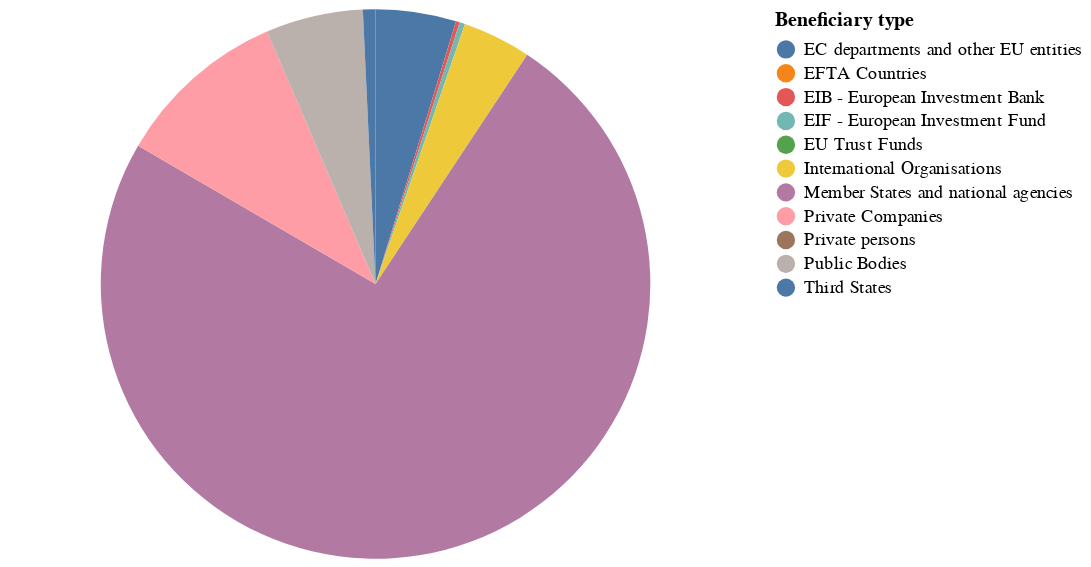

Source (notebook cell):
### Code cell
alt.Chart(pie_chart_data).mark_arc().encode(
    theta=alt.Theta(field="beneficiary_contracted_amount", type="quantitative"),
    color=alt.Color(field="Beneficiary type", type="nominal"),
    tooltip=["Beneficiary type"]
)

### Figure 1 — Vega-Lite specification as saved in the notebook (floating-point values rounded to 4 significant figures)
{"config": {"view": {"continuousWidth": 400, "continuousHeight": 300}}, "data": {"name": "data-703e3cf6738f0569de9774bbf18b00d8"}, "mark": "arc", "encoding": {"color": {"field": "Beneficiary type", "type": "nominal"}, "theta": {"field": "beneficiary_contracted_amount", "type": "quantitative"}, "tooltip": [{"field": "Beneficiary type", "type": "nominal"}]}, "$schema": "https://vega.github.io/schema/vega-lite/v4.17.0.json", "datasets": {"data-703e3cf6738f0569de9774bbf18b00d8": [{"Beneficiary type": "EC departments and other EU entities", "beneficiary_contracted_amount": 6392000000.0}, {"Beneficiary type": "EFTA Countries", "beneficiary_contracted_amount": 5845000.0}, {"Beneficiary type": "EIB - European Investment Bank", "beneficiary_contracted_amount": 291800000.0}, {"Beneficiary type": "EIF - European Investment Fund", "beneficiary_contracted_amount": 431900000.0}, {"Beneficiary type": "EU Trust Funds", "beneficiary_contracted_amount": 1619000.0}, {"Beneficiary type": "International Organisations", "beneficiary_contracted_amount": 5441000000.0}, {"Beneficiary type": "Member States and national agencies", "beneficiary_contracted_amount": 100000000000.0}, {"Beneficiary type": "Private Companies", "beneficiary_contracted_amount": 13680000000.0}, {"Beneficiary type": "Private persons", "beneficiary_contracted_amount": 24290000.0}, {"Beneficiary type": "Public Bodies", "beneficiary_contracted_amount": 7716000000.0}, {"Beneficiary type": "Third States", "beneficiary_contracted_amount": 997200000.0}]}}
